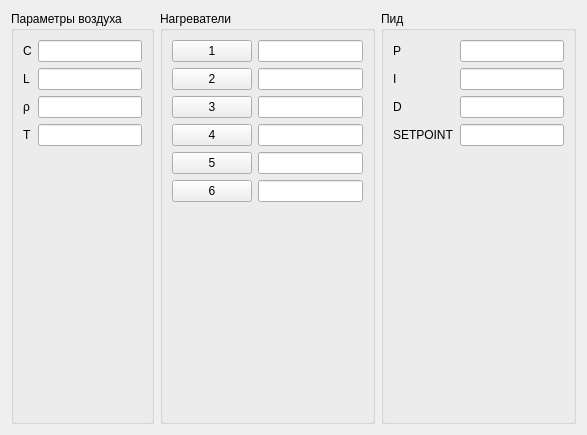
<?xml version="1.0" encoding="UTF-8"?>
<ui version="4.0">
 <class>Widget</class>
 <widget class="QWidget" name="Widget">
  <property name="geometry">
   <rect>
    <x>0</x>
    <y>0</y>
    <width>587</width>
    <height>435</height>
   </rect>
  </property>
  <property name="windowTitle">
   <string>Widget</string>
  </property>
  <layout class="QVBoxLayout" name="verticalLayout_2">
   <item>
    <layout class="QVBoxLayout" name="verticalLayout"/>
   </item>
   <item>
    <layout class="QHBoxLayout" name="horizontalLayout">
     <property name="sizeConstraint">
      <enum>QLayout::SetMinimumSize</enum>
     </property>
     <item>
      <widget class="QGroupBox" name="groupBox">
       <property name="title">
        <string>Параметры воздуха</string>
       </property>
       <layout class="QFormLayout" name="formLayout">
        <item row="0" column="0">
         <widget class="QLabel" name="label">
          <property name="text">
           <string>С</string>
          </property>
         </widget>
        </item>
        <item row="0" column="1">
         <widget class="QLineEdit" name="param_C_edit"/>
        </item>
        <item row="1" column="0">
         <widget class="QLabel" name="label_2">
          <property name="text">
           <string>L</string>
          </property>
         </widget>
        </item>
        <item row="1" column="1">
         <widget class="QLineEdit" name="param_L_edit"/>
        </item>
        <item row="2" column="0">
         <widget class="QLabel" name="label_3">
          <property name="text">
           <string>ρ</string>
          </property>
         </widget>
        </item>
        <item row="2" column="1">
         <widget class="QLineEdit" name="param_Ro_edit"/>
        </item>
        <item row="3" column="0">
         <widget class="QLabel" name="label_4">
          <property name="text">
           <string>Т</string>
          </property>
         </widget>
        </item>
        <item row="3" column="1">
         <widget class="QLineEdit" name="param_T_edit"/>
        </item>
       </layout>
      </widget>
     </item>
     <item>
      <widget class="QGroupBox" name="groupBox_2">
       <property name="title">
        <string>Нагреватели</string>
       </property>
       <layout class="QFormLayout" name="formLayout_2">
        <item row="0" column="0">
         <widget class="QPushButton" name="pushButton_4">
          <property name="text">
           <string>1</string>
          </property>
          <property name="checkable">
           <bool>true</bool>
          </property>
         </widget>
        </item>
        <item row="0" column="1">
         <widget class="QLineEdit" name="lineEdit_5"/>
        </item>
        <item row="1" column="0">
         <widget class="QPushButton" name="pushButton_5">
          <property name="text">
           <string>2</string>
          </property>
          <property name="checkable">
           <bool>true</bool>
          </property>
         </widget>
        </item>
        <item row="1" column="1">
         <widget class="QLineEdit" name="lineEdit_6"/>
        </item>
        <item row="2" column="0">
         <widget class="QPushButton" name="pushButton_6">
          <property name="text">
           <string>3</string>
          </property>
          <property name="checkable">
           <bool>true</bool>
          </property>
         </widget>
        </item>
        <item row="2" column="1">
         <widget class="QLineEdit" name="lineEdit_7"/>
        </item>
        <item row="3" column="0">
         <widget class="QPushButton" name="pushButton_7">
          <property name="text">
           <string>4</string>
          </property>
          <property name="checkable">
           <bool>true</bool>
          </property>
         </widget>
        </item>
        <item row="3" column="1">
         <widget class="QLineEdit" name="lineEdit_8"/>
        </item>
        <item row="4" column="0">
         <widget class="QPushButton" name="pushButton_8">
          <property name="text">
           <string>5</string>
          </property>
          <property name="checkable">
           <bool>true</bool>
          </property>
         </widget>
        </item>
        <item row="4" column="1">
         <widget class="QLineEdit" name="lineEdit_9"/>
        </item>
        <item row="5" column="0">
         <widget class="QPushButton" name="pushButton_9">
          <property name="text">
           <string>6</string>
          </property>
          <property name="checkable">
           <bool>true</bool>
          </property>
         </widget>
        </item>
        <item row="5" column="1">
         <widget class="QLineEdit" name="lineEdit_10"/>
        </item>
       </layout>
      </widget>
     </item>
     <item>
      <widget class="QGroupBox" name="groupBox_3">
       <property name="title">
        <string>Пид</string>
       </property>
       <layout class="QFormLayout" name="formLayout_3">
        <item row="0" column="0">
         <widget class="QLabel" name="label_6">
          <property name="text">
           <string>P</string>
          </property>
         </widget>
        </item>
        <item row="0" column="1">
         <widget class="QLineEdit" name="pid_P_edit"/>
        </item>
        <item row="1" column="0">
         <widget class="QLabel" name="label_7">
          <property name="text">
           <string>I</string>
          </property>
         </widget>
        </item>
        <item row="1" column="1">
         <widget class="QLineEdit" name="pid_I_edit"/>
        </item>
        <item row="2" column="0">
         <widget class="QLabel" name="label_8">
          <property name="text">
           <string>D</string>
          </property>
         </widget>
        </item>
        <item row="2" column="1">
         <widget class="QLineEdit" name="pid_D_edit"/>
        </item>
        <item row="3" column="0">
         <widget class="QLabel" name="label_9">
          <property name="text">
           <string>SETPOINT</string>
          </property>
         </widget>
        </item>
        <item row="3" column="1">
         <widget class="QLineEdit" name="pid_setPoint_edit"/>
        </item>
       </layout>
      </widget>
     </item>
    </layout>
   </item>
  </layout>
 </widget>
 <resources/>
 <connections/>
</ui>
